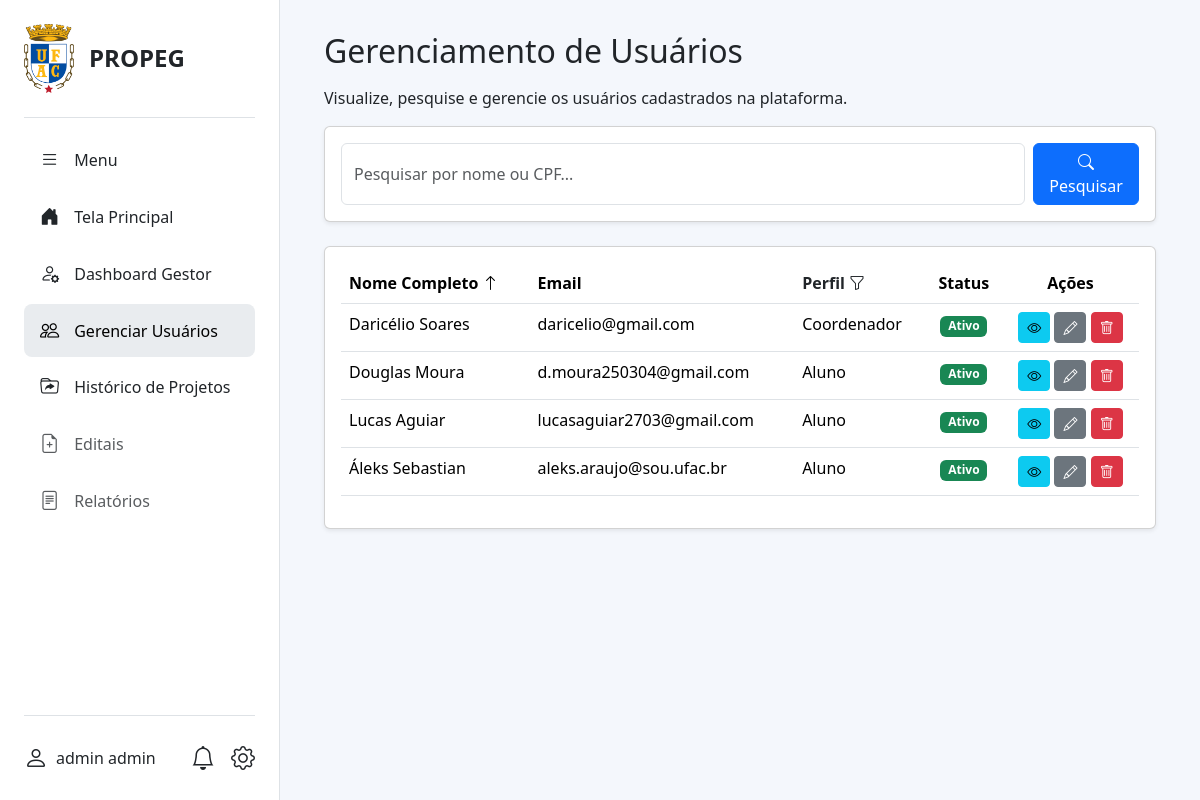
/gestor/usuarios/ (signed in), run on the app's committed database.
### projetos_institucionais/models.py (models this page shows, shortened)
class Usuario(AbstractUser):
    PERFIL_CHOICES = (
        ('coordenador', 'Coordenador'),
        ('aluno', 'Aluno'),
        ('gestor', 'Gestor'),
    )
    STATUS_CHOICES = (
        ('pendente', 'Pendente'),
        ('ativo', 'Ativo'),
        ('inativo', 'Inativo'),
    )
    status = models.CharField(
        max_length=20,
        choices=STATUS_CHOICES,
        default='pendente',
        verbose_name='Status',
    )
    USERNAME_FIELD = 'cpf'
    REQUIRED_FIELDS = ['username', 'first_name', 'last_name', 'email']
    cpf = models.CharField(max_length=14, unique=True, verbose_name="CPF")
    email = models.EmailField(unique=True)
    telefone = models.CharField(max_length=20, blank=True, null=True)
    perfil = models.CharField(max_length=20, choices=PERFIL_CHOICES)
    regime_trabalho = models.CharField(max_length=3, blank=True, null=True, verbose_name="Regime de Trabalho")
    is_active = models.BooleanField(default=False, verbose_name="Ativo", help_text="Marque esta opção para ativar a conta do usuário.")
    curso = models.ForeignKey(
        'CursoGraduacao',
        on_delete=models.SET_NULL,
        null=True,
        blank=True,
        verbose_name="Curso de Graduação",
    )
    endereco = models.OneToOneField(
        'Endereco',
        on_delete=models.SET_NULL,
        null=True,
        blank=True
    )
    titulacao = models.ForeignKey(
        'Titulacao',
        on_delete=models.SET_NULL,
        null=True,
        blank=True,
        verbose_name="Titulação"
    )
    centro_lotacao = models.ForeignKey(
        'CentroLotacao',
        on_delete=models.SET_NULL,
        null=True,
        blank=True,
        verbose_name="Centro de Lotação"
    )
    objects = UsuarioManager()

### projetos_institucionais/views.py (the view)
# urls.py: path('gestor/usuarios/', views.gerenciar_usuarios, name='gerenciar_usuarios'),
@gestor_required
def gerenciar_usuarios(request):
    queryset = Usuario.objects.exclude(pk=request.user.pk).order_by('first_name')
    query = request.GET.get('q', '')
    if query:
        queryset = queryset.filter(
            Q(first_name__icontains=query) |
            Q(last_name__icontains=query) |
            Q(cpf__icontains=query)
        )
    perfil_filter = request.GET.get('perfil', '')
    if perfil_filter in ['aluno', 'coordenador', 'gestor']:
        queryset = queryset.filter(perfil=perfil_filter)
    sort_by = request.GET.get('sort', 'first_name')
    if sort_by in ['first_name', '-first_name', 'email', '-email']:
        queryset = queryset.order_by(sort_by)
    paginator = Paginator(queryset, 10)
    page_number = request.GET.get('page')
    pagina_de_usuarios = paginator.get_page(page_number)
    contexto = {
        'pagina_de_usuarios': pagina_de_usuarios,
        'query': query,
        'perfil_filter': perfil_filter,
        'sort_by': sort_by,
        'perfil_choices': Usuario.PERFIL_CHOICES,
    }
    return render(request, 'projetos_institucionais/gerenciar_usuarios.html', contexto)

### projetos_institucionais/context_processors.py (called while the page is built)
def unread_notifications_context(request):
    if request.user.is_authenticated:
        unread_count = Notificacao.objects.filter(destinatario=request.user, lida=False).count()
        return {'unread_notifications_count': unread_count}
    return {}

### templates/projetos_institucionais/gerenciar_usuarios.html (shortened to what this page needs)
{% extends "base2.html" %}
{% block content %}
<div class="container-fluid">
    <div class="d-flex justify-content-between align-items-center mb-3">
        <h2 class="mb-0">Gerenciamento de Usuários</h2>
    </div>
    <p>Visualize, pesquise e gerencie os usuários cadastrados na plataforma.</p>
    <div class="card shadow-sm mb-4">
        <div class="card-body">
            <form method="get" class="d-flex">
                <input type="text" name="q" class="form-control me-2" placeholder="Pesquisar por nome ou CPF..." value="{{ query|default:'' }}">
                <button type="submit" class="btn btn-primary"><i class="bi bi-search"></i> Pesquisar</button>
            </form>
        </div>
    </div>
    <div class="card shadow-sm">
        <div class="card-body">
            <div class="table-responsive">
                <table class="table table-hover">
                    <thead>
                        <tr>
                            <th>
                                <a href="?sort={% if sort_by == 'first_name' %}-first_name{% else %}first_name{% endif %}&q={{ query|default:'' }}&perfil={{ perfil_filter|default:'' }}">
                                    Nome Completo
                                    {% if 'first_name' in sort_by %}<i class="bi bi-arrow-{% if sort_by == '-first_name' %}down{% else %}up{% endif %}"></i>{% endif %}
                                </a>
                            </th>
                            <th>Email</th>
                            <th>
                                <div class="dropdown">
                                    <a class="dropdown-toggle text-decoration-none text-dark" href="#" role="button" id="perfilDropdown" data-bs-toggle="dropdown" aria-expanded="false">
                                        Perfil <i class="bi bi-funnel"></i>
                                    </a>
                                </div>
                            </th>
                            <th class="text-center">Status</th>
                            <th class="text-center">Ações</th>
                        </tr>
                    </thead>
                    <tbody>
                        {% for usuario in pagina_de_usuarios %}
                        <tr>
                            <td>{{ usuario.get_full_name }}</td>
                            <td>{{ usuario.email }}</td>
                            <td>{{ usuario.get_perfil_display }}</td>
                            <td class="text-center">
                                {% if usuario.status == 'ativo' %}
                                <span class="badge bg-success">{{ usuario.get_status_display }}</span>
                                {% elif usuario.status == 'pendente' %}
                                <span class="badge bg-warning">{{ usuario.get_status_display }}</span>
                                {% else %}
                                <span class="badge bg-secondary">{{ usuario.get_status_display }}</span>
                                {% endif %}
                            </td>
                            <td class="text-center">
                                <a href="{% url 'usuario_detalhe' pk=usuario.pk %}" class="btn btn-sm btn-info" title="Ver Detalhes"><i
                                        class="bi bi-eye"></i></a>
                                <a href="{% url 'usuario_editar' pk=usuario.pk %}" class="btn btn-sm btn-secondary" title="Editar"><i
                                        class="bi bi-pencil"></i></a>
                                <a href="{% url 'usuario_deletar' pk=usuario.pk %}" class="btn btn-sm btn-danger" title="Excluir"><i
                                        class="bi bi-trash"></i></a>
                            </td>
                        </tr>
                        {% empty %}
                        <tr>
                            <td colspan="5" class="text-center">Nenhum usuário encontrado.</td>
                        </tr>
                        {% endfor %}
                    </tbody>
                </table>
            </div>
        </div>
    </div>
</div>
{% endblock %}

### templates/base2.html (shortened to what this page needs)
{% load static %}
<!DOCTYPE html>
<html lang="pt-BR">
<head>
    <link href="https://cdn.jsdelivr.net/npm/bootstrap@5.3.3/dist/css/bootstrap.min.css" rel="stylesheet">
    <link href="https://cdn.jsdelivr.net/npm/bootstrap-icons@1.11.3/font/bootstrap-icons.css" rel="stylesheet">
    <link href="https://cdnjs.cloudflare.com/ajax/libs/font-awesome/6.5.2/css/all.min.css" rel="stylesheet">
    <link href="{% static 'css/style.css' %}" rel="stylesheet">
</head>
<body>
    <div class="d-flex">
        <div id="sidebar" class="d-flex flex-column">
            <div class="sidebar-header">
                <img src="{% static 'imagens/logo_ufac.png' %}" alt="Logo UFAC" width="50">
                <span class="fs-4 fw-bold">PROPEG</span>
            </div>
            <ul class="nav flex-column my-3">
                <li class="nav-item">
                    <a href="#" class="nav-link text-dark" id="toggle-btn">
                        <i class="bi bi-list"></i>
                        <span>Menu</span>
                    </a>
                </li>
                {% with request.resolver_match.url_name as url_name %}
                <li class="nav-item">
                    <a href="{% url 'tela_principal' %}"
                        class="nav-link {% if url_name == 'tela_principal' %}active{% else %}text-dark{% endif %}">
                        <i class="bi bi-house-door-fill"></i>
                        <span>Tela Principal</span>
                    </a>
                </li>
                {% if user.is_authenticated and user.perfil == 'gestor' %}
                <li class="nav-item">
                    <a href="{% url 'gestor_dashboard' %}"
                        class="nav-link {% if request.resolver_match.url_name == 'gestor_dashboard' %}active{% else %}text-dark{% endif %}">
                        <i class="bi bi-person-gear"></i>
                        <span>Dashboard Gestor</span>
                    </a>
                </li>
                <li class="nav-item">
                    <a href="{% url 'gerenciar_usuarios' %}" class="nav-link {% if request.resolver_match.url_name == 'gerenciar_usuarios' %}active{% else %}text-dark{% endif %}">
                        <i class="bi bi-people"></i>
                        <span>Gerenciar Usuários</span>
                    </a>
                </li>
                <li class="nav-item">
                    <a href="{% url 'historico_projetos' %}" class="nav-link {% if request.resolver_match.url_name == 'historico_projetos' %}active{% else %}text-dark{% endif %}">
                        <i class="bi bi-folder-symlink"></i>
                        <span>Histórico de Projetos</span>
                    </a>
                </li>
                <li class="nav-item">
                    <a href="#" class="nav-link text-muted disabled">
                        <i class="bi bi-file-earmark-plus"></i>
                        <span>Editais</span>
                    </a>
                </li>
                <li class="nav-item">
                    <a href="#" class="nav-link text-muted disabled">
                        <i class="bi bi-file-text"></i>
                        <span>Relatórios</span>
                    </a>
                </li>
                {% endif %}
                {% endwith %}
            </ul>
            <div class="sidebar-footer mt-auto">
                {% if user.is_authenticated %}
                <a href="{% url 'perfil' %}" class="d-flex align-items-center text-dark text-decoration-none">
                    <i class="bi bi-person fs-4"></i>
                    <span class="ms-2">
                        {% if user.get_full_name %}
                        {{ user.get_full_name }}
                        {% elif user.first_name %}
                        {{ user.first_name }}
                        {% else %}
                        {{ user.cpf }}
                        {% endif %}
                    </span>
                </a>
                {% endif %}
                <div class="d-flex align-items-center">
                    <a href="{% url 'lista_notificacoes' %}" class="text-dark position-relative me-3">
                        <i class="bi bi-bell fs-4"></i>
                    </a>
                    {% if user.is_authenticated %}
                    <div class="dropdown dropup">
                        <a href="#" class="text-dark text-decoration-none" data-bs-toggle="dropdown"
                            aria-expanded="false">
                            <i class="bi bi-gear fs-4"></i>
                        </a>
                    </div>
                    {% endif %}
                </div>
            </div>
        </div>
        <main id="main-content">
            {% block content %}
            {% endblock %}
        </main>
    </div>
</body>
</html>

### static/css/style.css (style rules this page uses)
html, body { height: 100%; margin: 0; font-family: 'Segoe UI', Tahoma, Geneva, Verdana, sans-serif; }
.d-flex { height: 100%; }
#sidebar { width: 280px; background-color: #ffffff; padding: 1.5rem; border-right: 1px solid #dee2e6; transition: width 0.3s; transition: width 0.3s ease-in-out; }
.sidebar-header { display: flex; align-items: center; gap: 15px; padding-bottom: 1.5rem; border-bottom: 1px solid #dee2e6; }
.sidebar-footer { display: flex; justify-content: space-between; align-items: center; padding-top: 1.5rem; border-top: 1px solid #dee2e6; }
#main-content { flex-grow: 1; background-color: #f4f7fc; padding: 2rem; overflow-y: auto; }
.table-responsive { overflow: visible; }
.table thead th a { color: inherit; text-decoration: none; }
.table thead th a::after { display: none; }

### data on the page
Usuario: get_full_name "admin admin"
Usuario: get_full_name "Daricélio Soares", email "daricelio@gmail.com", perfil "Coordenador", status "Ativo"
Usuario: get_full_name "Douglas Moura", email "d.moura250304@gmail.com", perfil "Aluno", status "Ativo"
Usuario: get_full_name "Lucas Aguiar", email "lucasaguiar2703@gmail.com", perfil "Aluno", status "Ativo"
Usuario: get_full_name "Áleks Sebastian", email "aleks.araujo@sou.ufac.br", perfil "Aluno", status "Ativo"
